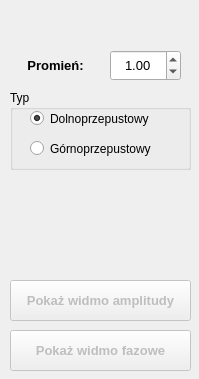
<?xml version="1.0" encoding="UTF-8"?>
<ui version="4.0">
 <class>LowHighPassFilter</class>
 <widget class="QWidget" name="LowHighPassFilter">
  <property name="geometry">
   <rect>
    <x>0</x>
    <y>0</y>
    <width>199</width>
    <height>379</height>
   </rect>
  </property>
  <property name="minimumSize">
   <size>
    <width>199</width>
    <height>379</height>
   </size>
  </property>
  <property name="maximumSize">
   <size>
    <width>199</width>
    <height>379</height>
   </size>
  </property>
  <property name="windowTitle">
   <string>Form</string>
  </property>
  <widget class="QPushButton" name="phaseButton">
   <property name="enabled">
    <bool>false</bool>
   </property>
   <property name="geometry">
    <rect>
     <x>10</x>
     <y>330</y>
     <width>181</width>
     <height>41</height>
    </rect>
   </property>
   <property name="font">
    <font>
     <pointsize>10</pointsize>
     <weight>75</weight>
     <bold>true</bold>
    </font>
   </property>
   <property name="text">
    <string>Pokaż widmo fazowe</string>
   </property>
  </widget>
  <widget class="QPushButton" name="amplitudeButton">
   <property name="enabled">
    <bool>false</bool>
   </property>
   <property name="geometry">
    <rect>
     <x>10</x>
     <y>280</y>
     <width>181</width>
     <height>41</height>
    </rect>
   </property>
   <property name="font">
    <font>
     <pointsize>10</pointsize>
     <weight>75</weight>
     <bold>true</bold>
    </font>
   </property>
   <property name="text">
    <string>Pokaż widmo amplitudy</string>
   </property>
  </widget>
  <widget class="QDoubleSpinBox" name="radiusDoubleSpinBox">
   <property name="geometry">
    <rect>
     <x>110</x>
     <y>50</y>
     <width>71</width>
     <height>31</height>
    </rect>
   </property>
   <property name="font">
    <font>
     <pointsize>10</pointsize>
    </font>
   </property>
   <property name="alignment">
    <set>Qt::AlignCenter</set>
   </property>
   <property name="maximum">
    <double>256.990000000000009</double>
   </property>
   <property name="value">
    <double>1.000000000000000</double>
   </property>
  </widget>
  <widget class="QLabel" name="radiusLabel">
   <property name="geometry">
    <rect>
     <x>10</x>
     <y>50</y>
     <width>91</width>
     <height>31</height>
    </rect>
   </property>
   <property name="font">
    <font>
     <pointsize>10</pointsize>
     <weight>75</weight>
     <bold>true</bold>
    </font>
   </property>
   <property name="text">
    <string>Promień:</string>
   </property>
   <property name="alignment">
    <set>Qt::AlignCenter</set>
   </property>
  </widget>
  <widget class="QGroupBox" name="filtrTypeGroupBox">
   <property name="geometry">
    <rect>
     <x>10</x>
     <y>90</y>
     <width>181</width>
     <height>80</height>
    </rect>
   </property>
   <property name="title">
    <string>Typ</string>
   </property>
   <widget class="QRadioButton" name="lowPassRadioButton">
    <property name="geometry">
     <rect>
      <x>20</x>
      <y>20</y>
      <width>141</width>
      <height>17</height>
     </rect>
    </property>
    <property name="text">
     <string>Dolnoprzepustowy</string>
    </property>
    <property name="checked">
     <bool>true</bool>
    </property>
   </widget>
   <widget class="QRadioButton" name="highPassRadioButton">
    <property name="geometry">
     <rect>
      <x>20</x>
      <y>50</y>
      <width>141</width>
      <height>17</height>
     </rect>
    </property>
    <property name="text">
     <string>Górnoprzepustowy</string>
    </property>
   </widget>
  </widget>
 </widget>
 <resources/>
 <connections/>
</ui>
